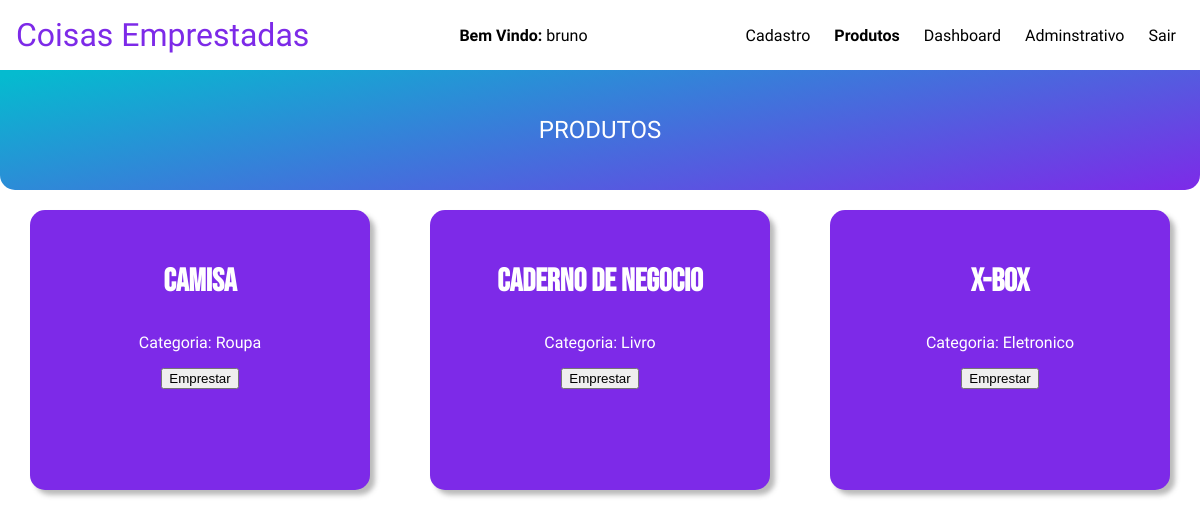
Screenshot of /paginas/produtos.php (signed in) with the database file from the repository.
### tables this page shows
CREATE TABLE IF NOT EXISTS produtos(
    idProduto int primary key auto_increment,
    nomeProduto varchar(45),
    categoria varchar(45)
);

### paginas/produtos.php (the view, shortened to what this page needs)
<!DOCTYPE html>
<html lang="pt-br">
<head>
    <link rel="stylesheet" href="../css/style.css">
    <link rel="stylesheet" href="../css/animacoes.css">
</head>
<body>
     <section class="containerbody">
         <header id="header">
            <a id="logo" href="../home.php">Coisas Emprestadas</a>
            <p><strong>Bem Vindo: </strong><?php echo $_SESSION['nome']  ?></p>
            <nav id="nav">
                <ul id="menu" role="menu">
                    <li><a href="./cadastro.php">Cadastro</a></li>
                    <li><a href="./produtos.php"><strong>Produtos</strong></a></li>
                    <li><a href="./dashboard.php">Dashboard</a></li>
                    <li><a href="./adm.php">Adminstrativo</a></li>
                    <li><a href="../config/logout.php">Sair</a></li>
                </ul>
            </nav>
             </header>
             <p id="titulo-lista">PRODUTOS</p>
            <section id="quadro">
            <?php
                include("../config/conexao.php");
                $sql = "SELECT * FROM produtos";
                $sql_query = $mysqli->query($sql) or die("ERRO ao consultar " . $mysqli->error);
                if($sql_query->num_rows == 0) {
                    echo "Nenhum resultado encontado...";
                } else {
                    while($dados = $sql_query->fetch_assoc()) {
                        ?>
                        <form action="../config/funcaoconsulta.php" method="POST" >
                            <section  class="qdCadastro anamation3" >
                                <p name="nomeProduto" class="titulo-produto-lista" value="<?php echo$dados['nomeProduto'] ?>"><?php echo$dados['nomeProduto'] ?></p>
                                <div>
                                    <p name="categoria">Categoria: <?php echo$dados['categoria'] ?></p>
                                </div>
                                <input id="btn_emprestar" type="submit" value="Emprestar">
                            </section>
                        </form>
                        <?php
                    }
                }
            ?>
            </section>
     </section>
</body>
</html>

### css/style.css (style rules this page uses)
:root { --cor0: #fefe00; --cor1: #FFFFFF; --cor2: #d1d1d1; --cor3: #01eefe; --cor4: #cfb9ff; --cor5: #000000; --cor6: #6035b8; --cor7: #7d2ae8; --cor8: #05bbcf; --cor9: linear-gradient(349deg, rgba(125,42,232,1) 0%, rgba(5,187,207,1) 98%); --fonte-padrao: 'Maven Pro', sans-serif; --fonte-titulo: 'Bebas Neue', cursive; --fonte-logo: 'Kaushan Script', cursive; --fonte-destaque: 'Anton', sans-serif; --fonte-destaque2: 'Londrina Solid', cursive; }
body { font-family: var(--fonte-padrao); background-color: var(--cor1); }
body, ul { margin: 0px; padding: 0px; }
a { color: var(--cor1); text-decoration: none; font-family: sans-serif; }
#header { box-sizing: border-box; height: 70px; padding: 1rem; display: flex; align-items: center; justify-content: space-between; background: var(--cor1); box-shadow: 0px 2px 0px #6135b827; }
#menu { display: flex; list-style: none; gap: .5rem; }
#menu a { display: block; padding: .5rem; font-family: var(--fonte-padrao); color: var(--cor5); }
#logo { font-family: var(--fonte-destaque2); font-size: 2rem; color: var(--cor7); }
#titulo-lista { display: flex; justify-content: center; align-items: center; margin: auto; color: var(--cor1); font-size: 1.5rem; width: 100vw; height: 15vh; background: var(--cor9); border-radius: 0px 0px 15px 15px; }
.titulo-produto-lista { font-size: 2rem; font-weight: bold; font-family: var(--fonte-titulo); }
.qdCadastro { display: inline-block; justify-content: space-between; width: 25vw; height: 30vh; min-height: 120px; padding: 20px; margin: auto; background-color: var(--cor7); margin: 20px; border-radius: 15px; box-shadow: 5px 5px 5px rgba(75, 75, 75, 0.385); font-family: var(--fonte-padrao); text-align: center; color: var(--cor1); }
#quadro { display: flex; flex-wrap: wrap; flex-direction: row; justify-content: space-around; }

### css/animacoes.css (style rules this page uses)
.anamation3 { animation: animate3 2s ease-in-out forwards; }

### rows the page displays
produtos: nomeProduto "Camisa", categoria "Roupa"
produtos: nomeProduto "Caderno de Negocio", categoria "Livro"
produtos: nomeProduto "X-box", categoria "Eletronico"

### other values shown
$_SESSION['nome'] "bruno"
